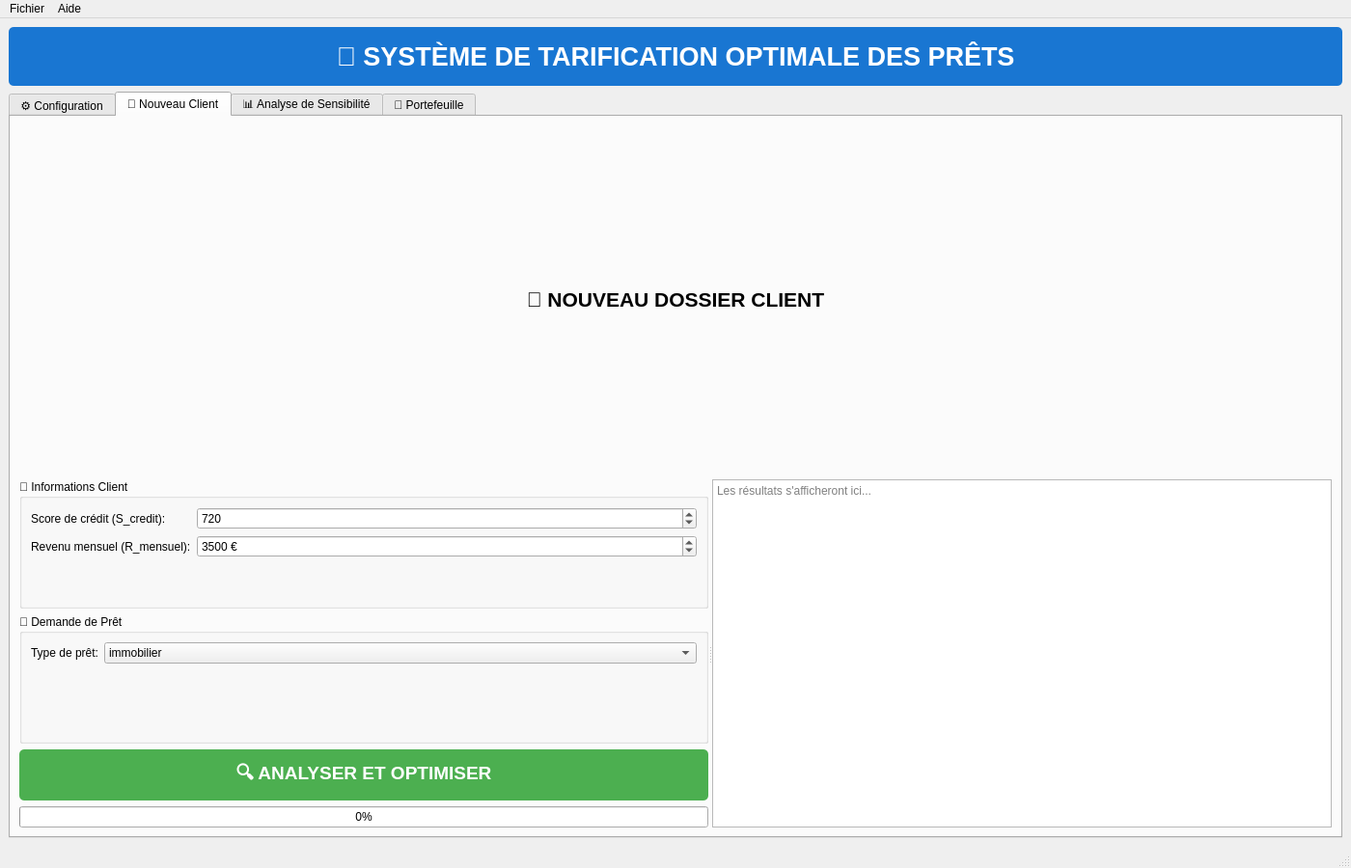
<?xml version="1.0" encoding="UTF-8"?>
<ui version="4.0">
 <class>MainWindow</class>
 <widget class="QMainWindow" name="MainWindow">
  <property name="geometry">
   <rect>
    <x>0</x>
    <y>0</y>
    <width>1400</width>
    <height>900</height>
   </rect>
  </property>
  <property name="windowTitle">
   <string>🏦 Système de Tarification Optimale - Recherche Opérationnelle</string>
  </property>
  <widget class="QWidget" name="centralwidget">
   <layout class="QVBoxLayout" name="verticalLayout">
    <item>
     <widget class="QLabel" name="headerLabel">
      <property name="font">
       <font>
        <pointsize>20</pointsize>
        <weight>75</weight>
        <bold>true</bold>
       </font>
      </property>
      <property name="styleSheet">
       <string notr="true">QLabel {
    background-color: #1976D2;
    color: white;
    padding: 15px;
    border-radius: 5px;
}</string>
      </property>
      <property name="text">
       <string>🏦 SYSTÈME DE TARIFICATION OPTIMALE DES PRÊTS</string>
      </property>
      <property name="alignment">
       <set>Qt::AlignCenter</set>
      </property>
     </widget>
    </item>
    <item>
     <widget class="QTabWidget" name="tabWidget">
      <property name="currentIndex">
       <number>1</number>
      </property>
      <widget class="QWidget" name="configTab">
       <attribute name="title">
        <string>⚙️ Configuration</string>
       </attribute>
       <layout class="QVBoxLayout" name="verticalLayout_2">
        <item>
         <widget class="QLabel" name="configTitle">
          <property name="font">
           <font>
            <pointsize>16</pointsize>
            <weight>75</weight>
            <bold>true</bold>
           </font>
          </property>
          <property name="text">
           <string>⚙️ CONFIGURATION DES PARAMÈTRES GLOBAUX</string>
          </property>
          <property name="alignment">
           <set>Qt::AlignCenter</set>
          </property>
         </widget>
        </item>
        <item>
         <widget class="QScrollArea" name="scrollArea">
          <property name="widgetResizable">
           <bool>true</bool>
          </property>
          <widget class="QWidget" name="scrollAreaWidgetContents">
           <property name="geometry">
            <rect>
             <x>0</x>
             <y>0</y>
             <width>1350</width>
             <height>700</height>
            </rect>
           </property>
           <!-- Contenu dynamique créé par le code Python -->
          </widget>
         </widget>
        </item>
       </layout>
      </widget>
      <widget class="QWidget" name="clientTab">
       <attribute name="title">
        <string>👤 Nouveau Client</string>
       </attribute>
       <layout class="QVBoxLayout" name="verticalLayout_3">
        <item>
         <widget class="QLabel" name="clientTitle">
          <property name="font">
           <font>
            <pointsize>16</pointsize>
            <weight>75</weight>
            <bold>true</bold>
           </font>
          </property>
          <property name="text">
           <string>👤 NOUVEAU DOSSIER CLIENT</string>
          </property>
          <property name="alignment">
           <set>Qt::AlignCenter</set>
          </property>
         </widget>
        </item>
        <item>
         <widget class="QSplitter" name="splitter">
          <property name="orientation">
           <enum>Qt::Horizontal</enum>
          </property>
          <!-- Partie gauche : Formulaire -->
          <widget class="QWidget" name="formContainer">
           <layout class="QVBoxLayout" name="formLayout">
            <item>
             <widget class="QGroupBox" name="clientGroupBox">
              <property name="title">
               <string>👨 Informations Client</string>
              </property>
              <layout class="QFormLayout" name="clientFormLayout">
               <item row="0" column="0">
                <widget class="QLabel" name="scoreCreditLabel">
                 <property name="text">
                  <string>Score de crédit (S_credit):</string>
                 </property>
                </widget>
               </item>
               <item row="0" column="1">
                <widget class="QSpinBox" name="scoreCreditSpinBox">
                 <property name="minimum">
                  <number>300</number>
                 </property>
                 <property name="maximum">
                  <number>850</number>
                 </property>
                 <property name="value">
                  <number>720</number>
                 </property>
                </widget>
               </item>
               <item row="1" column="0">
                <widget class="QLabel" name="revenuLabel">
                 <property name="text">
                  <string>Revenu mensuel (R_mensuel):</string>
                 </property>
                </widget>
               </item>
               <item row="1" column="1">
                <widget class="QSpinBox" name="revenuSpinBox">
                 <property name="maximum">
                  <number>50000</number>
                 </property>
                 <property name="suffix">
                  <string> €</string>
                 </property>
                 <property name="value">
                  <number>3500</number>
                 </property>
                </widget>
               </item>
               <!-- Ajoutez tous les autres champs client ici -->
              </layout>
             </widget>
            </item>
            <item>
             <widget class="QGroupBox" name="pretGroupBox">
              <property name="title">
               <string>🏦 Demande de Prêt</string>
              </property>
              <layout class="QFormLayout" name="pretFormLayout">
               <item row="0" column="0">
                <widget class="QLabel" name="typePretLabel">
                 <property name="text">
                  <string>Type de prêt:</string>
                 </property>
                </widget>
               </item>
               <item row="0" column="1">
                <widget class="QComboBox" name="typePretComboBox">
                 <item>
                  <property name="text">
                   <string>immobilier</string>
                  </property>
                 </item>
                 <item>
                  <property name="text">
                   <string>automobile</string>
                  </property>
                 </item>
                 <item>
                  <property name="text">
                   <string>personnel</string>
                  </property>
                 </item>
                 <item>
                  <property name="text">
                   <string>professionnel</string>
                  </property>
                 </item>
                 <item>
                  <property name="text">
                   <string>etudiant</string>
                  </property>
                 </item>
                </widget>
               </item>
               <!-- Ajoutez tous les autres champs prêt ici -->
              </layout>
             </widget>
            </item>
            <item>
             <widget class="QPushButton" name="analyserButton">
              <property name="font">
               <font>
                <pointsize>14</pointsize>
                <weight>75</weight>
                <bold>true</bold>
               </font>
              </property>
              <property name="styleSheet">
               <string notr="true">QPushButton {
    background-color: #4CAF50;
    color: white;
    padding: 10px;
    border-radius: 5px;
}
QPushButton:hover {
    background-color: #45a049;
}</string>
              </property>
              <property name="text">
               <string>🔍 ANALYSER ET OPTIMISER</string>
              </property>
             </widget>
            </item>
            <item>
             <widget class="QProgressBar" name="progressBar">
              <property name="visible">
               <bool>false</bool>
              </property>
              <property name="value">
               <number>0</number>
              </property>
             </widget>
            </item>
           </layout>
          </widget>
          <!-- Partie droite : Résultats -->
          <widget class="QTextEdit" name="resultsTextEdit">
           <property name="readOnly">
            <bool>true</bool>
           </property>
           <property name="placeholderText">
            <string>Les résultats s'afficheront ici...</string>
           </property>
          </widget>
         </widget>
        </item>
       </layout>
      </widget>
      <widget class="QWidget" name="analyseTab">
       <attribute name="title">
        <string>📊 Analyse de Sensibilité</string>
       </attribute>
       <layout class="QVBoxLayout" name="verticalLayout_4">
        <item>
         <widget class="QLabel" name="analyseTitle">
          <property name="font">
           <font>
            <pointsize>16</pointsize>
            <weight>75</weight>
            <bold>true</bold>
           </font>
          </property>
          <property name="text">
           <string>📊 ANALYSE DE SENSIBILITÉ</string>
          </property>
          <property name="alignment">
           <set>Qt::AlignCenter</set>
          </property>
         </widget>
        </item>
        <!-- Contenu à ajouter -->
       </layout>
      </widget>
      <widget class="QWidget" name="portefeuilleTab">
       <attribute name="title">
        <string>📁 Portefeuille</string>
       </attribute>
       <layout class="QVBoxLayout" name="verticalLayout_5">
        <item>
         <widget class="QLabel" name="portefeuilleTitle">
          <property name="font">
           <font>
            <pointsize>16</pointsize>
            <weight>75</weight>
            <bold>true</bold>
           </font>
          </property>
          <property name="text">
           <string>📁 PORTEFEUILLE DE PRÊTS</string>
          </property>
          <property name="alignment">
           <set>Qt::AlignCenter</set>
          </property>
         </widget>
        </item>
        <item>
         <widget class="QTableWidget" name="portefeuilleTable">
          <property name="columnCount">
           <number>8</number>
          </property>
          <column>
           <property name="text">
            <string>N°</string>
           </property>
          </column>
          <column>
           <property name="text">
            <string>Type</string>
           </property>
          </column>
          <column>
           <property name="text">
            <string>Montant (€)</string>
           </property>
          </column>
          <column>
           <property name="text">
            <string>Durée (ans)</string>
           </property>
          </column>
          <column>
           <property name="text">
            <string>Taux (%)</string>
           </property>
          </column>
          <column>
           <property name="text">
            <string>Mensualité (€)</string>
           </property>
          </column>
          <column>
           <property name="text">
            <string>Profit (€)</string>
           </property>
          </column>
          <column>
           <property name="text">
            <string>Statut</string>
           </property>
          </column>
         </widget>
        </item>
       </layout>
      </widget>
     </widget>
    </item>
   </layout>
  </widget>
  <widget class="QMenuBar" name="menubar">
   <property name="geometry">
    <rect>
     <x>0</x>
     <y>0</y>
     <width>1400</width>
     <height>22</height>
    </rect>
   </property>
   <widget class="QMenu" name="menuFichier">
    <property name="title">
     <string>Fichier</string>
    </property>
    <addaction name="actionNouveau"/>
    <addaction name="actionOuvrir"/>
    <addaction name="actionSauvegarder"/>
    <addaction name="separator"/>
    <addaction name="actionQuitter"/>
   </widget>
   <widget class="QMenu" name="menuAide">
    <property name="title">
     <string>Aide</string>
    </property>
    <addaction name="actionDocumentation"/>
    <addaction name="actionAPropos"/>
   </widget>
   <addaction name="menuFichier"/>
   <addaction name="menuAide"/>
  </widget>
  <widget class="QStatusBar" name="statusbar"/>
  <action name="actionNouveau">
   <property name="text">
    <string>Nouveau</string>
   </property>
   <property name="shortcut">
    <string>Ctrl+N</string>
   </property>
  </action>
  <action name="actionOuvrir">
   <property name="text">
    <string>Ouvrir...</string>
   </property>
   <property name="shortcut">
    <string>Ctrl+O</string>
   </property>
  </action>
  <action name="actionSauvegarder">
   <property name="text">
    <string>Sauvegarder</string>
   </property>
   <property name="shortcut">
    <string>Ctrl+S</string>
   </property>
  </action>
  <action name="actionQuitter">
   <property name="text">
    <string>Quitter</string>
   </property>
   <property name="shortcut">
    <string>Ctrl+Q</string>
   </property>
  </action>
  <action name="actionDocumentation">
   <property name="text">
    <string>Documentation</string>
   </property>
   <property name="shortcut">
    <string>F1</string>
   </property>
  </action>
  <action name="actionAPropos">
   <property name="text">
    <string>À propos</string>
   </property>
  </action>
 </widget>
 <resources/>
 <connections/>
</ui>
